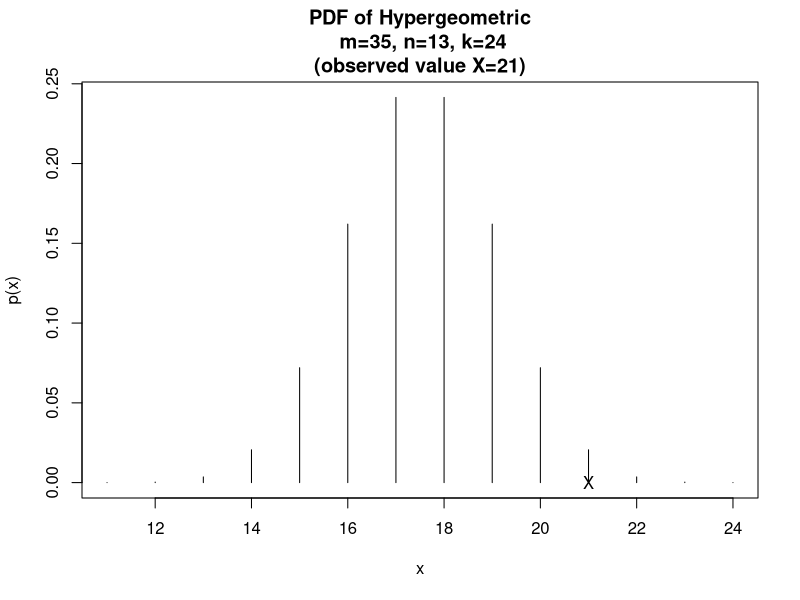

Write R code to recreate this figure.
# RProject12_FishersExactTest.r

# Rosen and Jerdee (1974) Data. Rice Section 13.1

table1=data.frame(
  Male=rbind(Promote=21,HoldFile=3),
  Female=rbind(Promote=14,HoldFile=10))

# Print two-way table
table1
# Print rowSums and colSums

colSums(table1)
rowSums(table1)


fisher.test(table1)

# For hypergeometric distribution
#   Urn with m white balls and n black balls
#   X = number of white balls in sample 
# k balls selected without replacement
m=rowSums(table1)["Promote"]
n=rowSums(table1)["HoldFile"]
k=colSums(table1)["Male"]

x.max=min(k,m)
x.min=max(k-n,0)

vec.x=seq(x.min,x.max,1)

vec.x.pdf=dhyper(vec.x, m,n,k)

print(data.frame(x=vec.x,pdf=vec.x.pdf))

plot(vec.x, vec.x.pdf,type="h",
     xlab="x",
     ylab="p(x)",
     main="PDF of Hypergeometric\n m=35, n=13, k=24\n(observed value X=21)")

x.observed=21

text(x=x.observed, 0.,  "X")
x.observed.pdf=dhyper(x.observed,m,n,k)

# Values as extreme than x.observed
#   are x >= x.observed and
#       x <= x.min + (x.max-x.observed)

x.observed.pvalue = sum(vec.x.pdf[ vec.x >= x.observed]) +
    sum(vec.x.pdf[vec.x <= x.min + (x.max-x.observed)])


print(x.observed.pvalue)

# Note: x.observed.pvalue equals:


print(2*(1-phyper(x.observed-1, m,n,k)))

